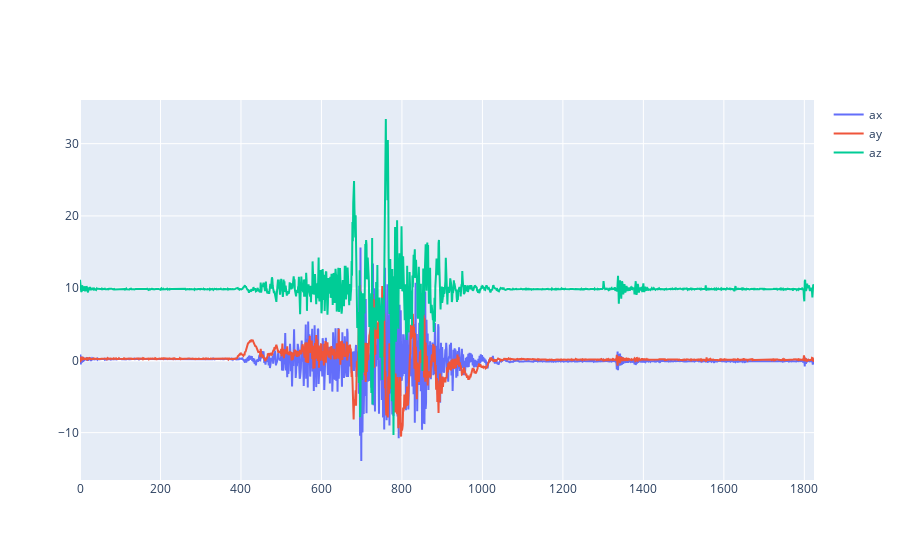

Notebook code for this chart:
### Code cell
# fig = single_graph(acc_data[["ax", "ay", "az", "norm"]])
fig = single_graph(acc_data[["ax", "ay", "az"]])
fig.write_html("data_analysis_acc_1.html", full_html=False, include_plotlyjs="cdn")
fig.show()

### Figure 1 — Plotly figure (JSON) as saved in the notebook; plotly's stock layout.template omitted (floating-point values rounded to 4 significant figures; data arrays with more than 128 entries replaced by an {"elided": "..."} marker saying what was removed)
{"data": [{"name": "ax", "type": "scatter", "x": {"elided": "1825 int values"}, "y": {"elided": "1825 float values"}}, {"name": "ay", "type": "scatter", "x": {"elided": "1825 int values"}, "y": {"elided": "1825 float values"}}, {"name": "az", "type": "scatter", "x": {"elided": "1825 int values"}, "y": {"elided": "1825 float values"}}], "layout": {}}
